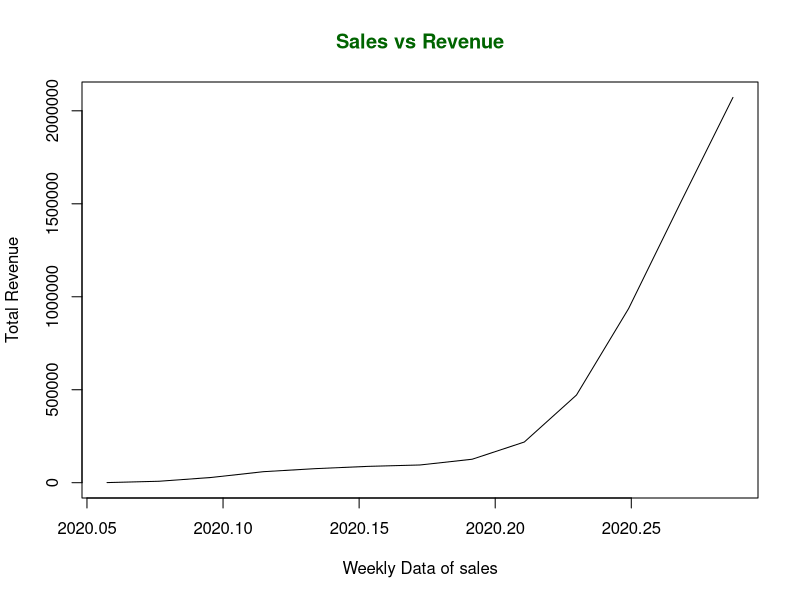
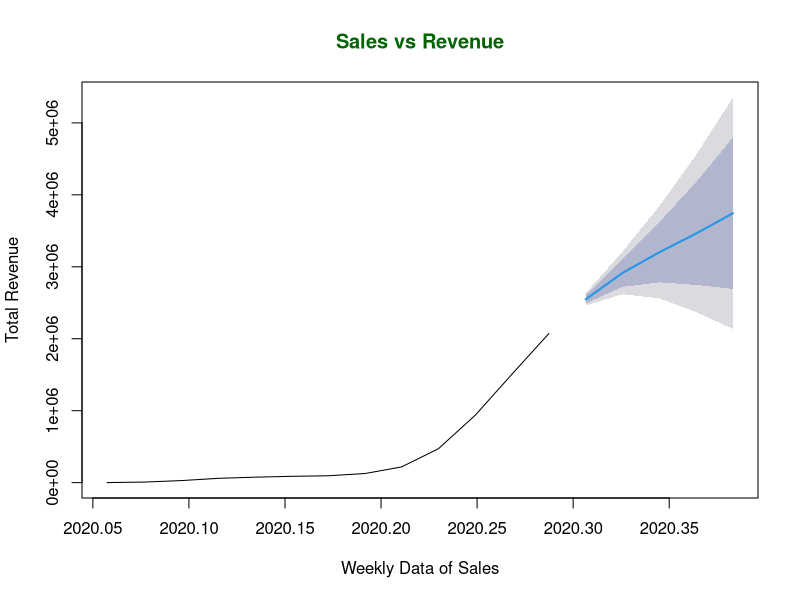

Source code (R) for these figures, in order:
install.packages("ggplot2")
library("ggplot2")
x <- c(580, 7813, 28266, 59287, 75700,
       87820, 95314, 126214, 218843, 471497,
       936851, 1508725, 2072113)

# library required for decimal_date() function
library(lubridate)

# creating time series object
# from date 22 January, 2020
mts <- ts(x, start = decimal_date(ymd("2020-01-22")),
          frequency = 365.25 / 7)

# plotting the graph
plot(mts, xlab ="Weekly Data of sales",
     ylab ="Total Revenue",
     main ="Sales vs Revenue",
     col.main ="darkgreen")

x <- c(580, 7813, 28266, 59287, 75700,
       87820, 95314, 126214, 218843,
       471497, 936851, 1508725, 2072113)

# library required for decimal_date() function
library(lubridate)

# library required for forecasting
library(forecast)

# output to be created as png file
png(file ="forecastSalesRevenue.png")

# creating time series object
# from date 22 January, 2020
mts <- ts(x, start = decimal_date(ymd("2020-01-22")),
          frequency = 365.25 / 7)

# forecasting model using arima model
fit <- auto.arima(mts)

# Next 5 forecasted values
forecast(fit, 5)

# plotting the graph with next
# 5 weekly forecasted values
plot(forecast(fit, 5), xlab ="Weekly Data of Sales",
     ylab ="Total Revenue",
     main ="Sales vs Revenue", col.main ="darkgreen")

# saving the file
dev.off()


